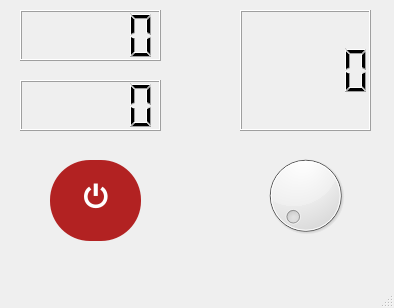
<?xml version="1.0" encoding="UTF-8"?>
<ui version="4.0">
 <class>MainWindow</class>
 <widget class="QMainWindow" name="MainWindow">
  <property name="geometry">
   <rect>
    <x>0</x>
    <y>0</y>
    <width>394</width>
    <height>308</height>
   </rect>
  </property>
  <property name="windowTitle">
   <string>MainWindow</string>
  </property>
  <widget class="QWidget" name="centralwidget">
   <widget class="QLCDNumber" name="lcdNumber">
    <property name="geometry">
     <rect>
      <x>20</x>
      <y>10</y>
      <width>141</width>
      <height>51</height>
     </rect>
    </property>
   </widget>
   <widget class="QPushButton" name="pushButton">
    <property name="geometry">
     <rect>
      <x>50</x>
      <y>160</y>
      <width>91</width>
      <height>81</height>
     </rect>
    </property>
    <property name="styleSheet">
     <string notr="true">
   QPushButton {
       background-color: #B22222;
       border: none;
       border-radius: 40px;
       color: white;
       font-size: 28px;
       font-weight: bold;
       padding: 10px;
   }
   QPushButton:hover {
       background-color: #cc3333;
   }
   QPushButton:pressed {
       background-color: #800000;
   }
  </string>
    </property>
    <property name="text">
     <string>⏻</string>
    </property>
   </widget>
   <widget class="QLCDNumber" name="lcdNumber_2">
    <property name="geometry">
     <rect>
      <x>20</x>
      <y>80</y>
      <width>141</width>
      <height>51</height>
     </rect>
    </property>
   </widget>
   <widget class="QLCDNumber" name="lcdNumber_3">
    <property name="geometry">
     <rect>
      <x>240</x>
      <y>10</y>
      <width>131</width>
      <height>121</height>
     </rect>
    </property>
   </widget>
   <widget class="QDial" name="dial">
    <property name="geometry">
     <rect>
      <x>260</x>
      <y>150</y>
      <width>91</width>
      <height>91</height>
     </rect>
    </property>
    <property name="maximum">
     <number>180</number>
    </property>
   </widget>
  </widget>
  <widget class="QMenuBar" name="menubar">
   <property name="geometry">
    <rect>
     <x>0</x>
     <y>0</y>
     <width>394</width>
     <height>21</height>
    </rect>
   </property>
  </widget>
  <widget class="QStatusBar" name="statusbar"/>
 </widget>
 <resources/>
 <connections/>
</ui>
